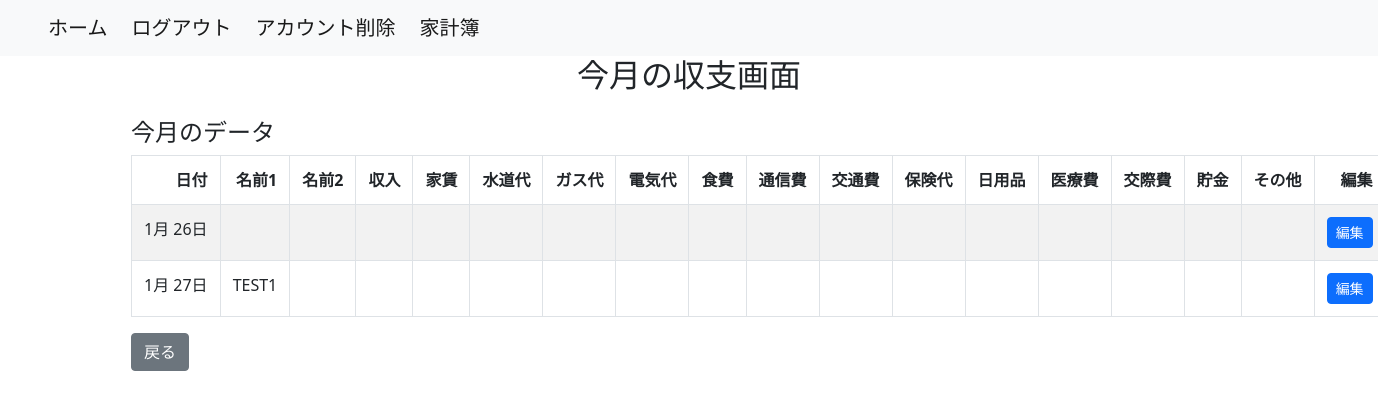
The page /household_budget/balance/ (signed in) on the database its author committed.
### household_budget/models.py (models this page shows)
class Transaction(models.Model):
    user = models.ForeignKey(settings.AUTH_USER_MODEL, on_delete=models.CASCADE)
    event_date = models.DateField()
    name_1 = models.CharField(max_length=20, default='', null=True)
    name_2 = models.CharField(max_length=20, default='', null=True)
    category = models.ForeignKey(Category, on_delete=models.CASCADE)
    payment_type = models.ForeignKey(PaymentType, on_delete=models.CASCADE)
    vendor_name = models.ForeignKey(Vendor, on_delete=models.CASCADE, related_name='vendor_transactions')
    amount = models.IntegerField(default=0)
    memo = models.TextField(null=True)
    class Meta:
        db_table = 'transaction'
        ordering = ['event_date']

### household_budget/views.py (the view)
# urls.py: path('balance/',TransactionView.as_view(), name='balance'),
class TransactionView(ListView):
    template_name = 'balance.html'
    model = Transaction
    context_object_name = 'balance_list'
    @method_decorator(login_required)
    def dispatch(self, *args, **kwargs):
        return super().dispatch(*args, **kwargs)
    def get_queryset(self):
        return Transaction.objects.filter(user=self.request.user)
    def get_context_data(self, **kwargs):
        context = super().get_context_data(**kwargs)
        context['now'] = datetime.now()
        last_month = datetime.now() - timedelta(days=datetime.now().day)
        context['last_month'] = last_month
        return context

### household_budget/templates/balance.html (shortened to what this page needs)
{% extends 'base.html' %}
{% block content %}
  <div class="container">
    <h2 class="text-center mb-4">今月の収支画面</h2>
    <h4>今月のデータ</h4>
    <table class="table table-striped table-bordered">
      <thead>
        <tr>
          <th>日付</th>
          <th>名前1</th>
          <th>名前2</th>
          <th>収入</th>
          <th>家賃</th>
          <th>水道代</th>
          <th>ガス代</th>
          <th>電気代</th>
          <th>食費</th>
          <th>通信費</th>
          <th>交通費</th>
          <th>保険代</th>
          <th>日用品</th>
          <th>医療費</th>
          <th>交際費</th>
          <th>貯金</th>
          <th>その他</th>
          <th>編集</th>
        </tr>
      </thead>
      <tbody>
      {% load humanize %}
        {% for balance in balance_list %}
          {% with balance_date=balance.event_date|date:"Y-m" %}
            {% if balance_date == now|date:"Y-m" %}
              <tr>
                <td>{{ balance.event_date | date:"n月 j日" }}</td>
                <td>{{ balance.name_1 }}</td>
                <td>{{ balance.name_2 }}</td>
                <td>{{ balance.income }}</td>
                <td>{{ balance.rent }}</td>
                <td>{{ balance.water_supply }}</td>
                <td>{{ balance.gas }}</td>
                <td>{{ balance.electricity }}</td>
                <td>{{ balance.food_expenses }}</td>
                <td>{{ balance.communication_expenses }}</td>
                <td>{{ balance.transportation_expenses }}</td>
                <td>{{ balance.insurance_fee }}</td>
                <td>{{ balance.daily_necessities }}</td>
                <td>{{ balance.medical_bills }}</td>
                <td>{{ balance.entertainment_expenses }}</td>
                <td>{{ balance.saving }}</td>
                <td>{{ balance.add_item }}</td>
                <td><a href="{% url 'household_budget:edit' balance.id %}" class="btn btn-primary btn-sm">編集</a></td>
              </tr>
            {% endif %}
          {% endwith %}
        {% endfor %}
      </tbody>
    </table>
    <div class="d-flex justify-content-start mt-3">
    <a href="{% url 'accounts:user' %}" class="btn btn-secondary ml-2">戻る</a>
    </div>
  </div>
{% endblock %}

### household_budget/templates/balance.html (style rules this page uses)
.table { width: 100%; max-width: 100%; margin-bottom: 1rem; border-collapse: collapse; }
.table th, .table td { padding: 0.75rem; vertical-align: top; border-top: 1px solid #dee2e6; text-align: center; text-align: right; }
.btn { padding: 0.375rem 0.75rem; font-size: 1rem; line-height: 1.5; border-radius: 0.25rem; }
.btn-sm { padding: 0.25rem 0.5rem; font-size: 0.875rem; }
.table th, .table td, .btn { white-space: nowrap; overflow: hidden; text-overflow: ellipsis; }

### rows shown on the page
Transaction: event_date "1月 26日"
Transaction: event_date "1月 27日", name_1 "TEST1"
